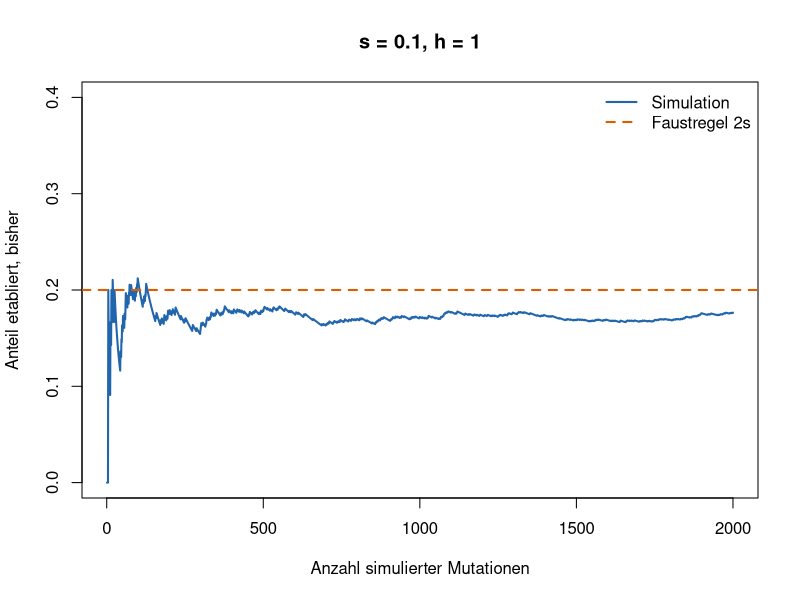
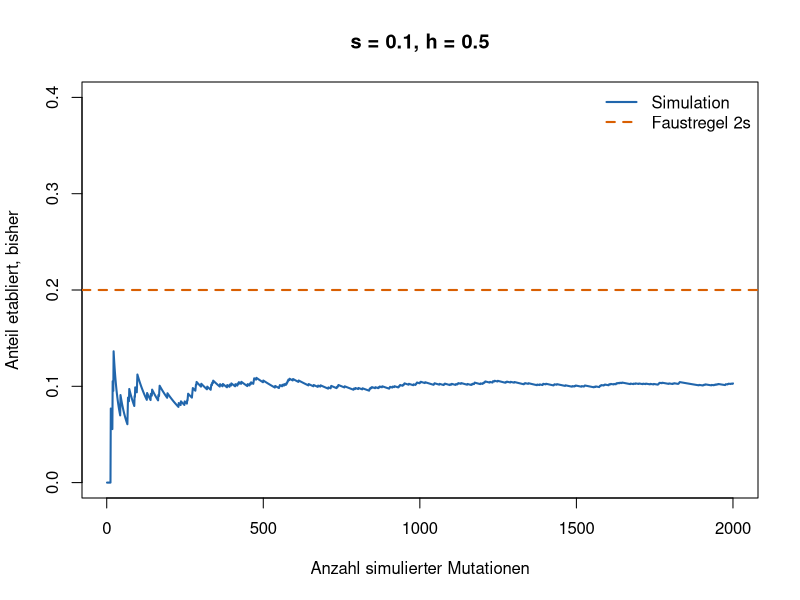
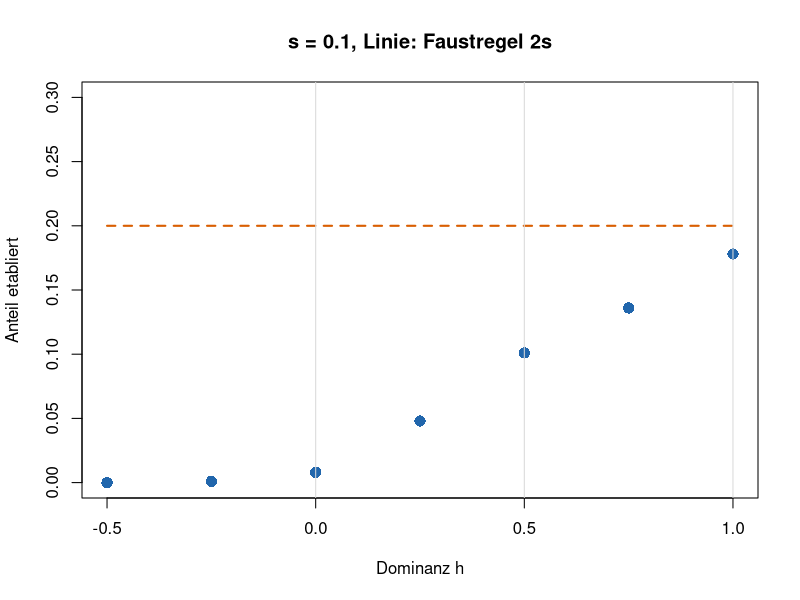

Write the R code that produced these figures, in order.
# Woche 11 - Checkpoint C (nur R, base R)
# Heterozygote und Homozygote: Welches s zaehlt fuer eine neue Mutation?
# In RStudio: Working Directory = weeks/week-11, dann Zeile fuer Zeile ausfuehren.
# Kein Programmieren: nur ausfuehren und Zahlen aendern.

# Eine neue Mutation beginnt mit einer Kopie. In Woche 10 hat sie sich etwa mit Wahrscheinlichkeit 2s etabliert. Dort haben wir aber so getan, als haette jedes Individuum nur eine Kopie des Gens. Wir sind diploid: Jedes Individuum hat zwei Kopien, wie in den Wochen 5 und 6.
#
# Das Modell. Drei Genotypen, jeder mit seiner Fitness (mittlere Zahl Nachkommen):
#
# | Genotyp | AA | Aa | aa |
# |---|---|---|---|
# | Fitness | 1 | 1 + h s | 1 + s |
#
# - s: Vorteil des Homozygoten aa. Heute immer s = 0.1.
# - h: Dominanz. Sie sagt, wie viel vom Vorteil schon der Heterozygot Aa hat.
#   - h = 1: dominant, Aa ist so gut wie aa,
#   - h = 0.5: kodominant, Aa liegt in der Mitte,
#   - h = 0: rezessiv, Aa ist so gut wie AA,
#   - h < 0: unterdominant, Aa ist schlechter als beide Homozygoten (Woche 6).
#
# Solange die Mutation selten ist, paart sich jeder Traeger mit einem AA. Jede Kopie sitzt also in einem Heterozygoten und hat im Mittel 1 + h s Nachkommen-Kopien. Simuliert wird wie in Woche 10: Jede Kopie hat 0 oder 2 Nachkommen.
#
# Die Abbildungen.
#
# - Teile 1 und 2: x-Achse Anzahl simulierter Mutationen, y-Achse Anteil etabliert bisher. Blau: Simulation, orange gestrichelt: die Faustregel 2s aus Woche 10.
# - Teil 3: x-Achse Dominanz h, y-Achse Anteil etabliert. Blaue Punkte: Simulation, orange Linie: eine Faustregel.
#
# Auftrag
#
# 1. Simulieren Sie eine dominante Mutation und vergleichen Sie mit 2s.
# 2. Aendern Sie nur h: kodominant, rezessiv, unterdominant.
# 3. Zeigen Sie alle Werte von h in einer Abbildung: Welche Faustregel passt?
#
# Am Schluss steht eine Frage. Diese beantworten Sie der Assistenz in 1-2 Minuten mit einer Abbildung.
#
# ===========================================================================
# 0 · Funktionen
# ===========================================================================
#
# Einfach ausfuehren.
#
# Eine neue Mutation: jede Kopie sitzt in einem Heterozygoten Aa
# und hat 0 oder 2 Nachkommen, im Mittel 1 + h * s (Woche 10).
# 1 = etabliert (100 Kopien erreicht), 0 = verloren
eine_linie <- function(s, h) {
  n <- 1
  while (n > 0 && n < 100) {
    n <- 2 * rbinom(1, n, (1 + h * s) / 2)
  }
  as.numeric(n >= 100)
}

# Anteil etabliert nach 1, 2, 3, ... Laeufen, dazu die Faustregel 2s
zeige_anteil <- function(ergebnisse, s, h) {
  laeufe <- seq_along(ergebnisse)
  plot(laeufe, cumsum(ergebnisse) / laeufe, type = "l", lwd = 2, col = "#2166ac",
       ylim = c(0, 0.4), xlab = "Anzahl simulierter Mutationen",
       ylab = "Anteil etabliert, bisher", main = paste0("s = ", s, ", h = ", h))
  abline(h = 2 * s, lty = 2, lwd = 2, col = "#d95f02")
  legend("topright", c("Simulation", "Faustregel 2s"), col = c("#2166ac", "#d95f02"),
         lty = c(1, 2), lwd = 2, bty = "n")
}

# Alle h auf einen Blick: Simulation (Punkte) und eine Faustregel (Linie)
zeige_h <- function(s = 0.1, regel = "2s", wiederholungen = 1000) {
  h_werte <- c(-0.5, -0.25, 0, 0.25, 0.5, 0.75, 1)
  anteil <- sapply(h_werte, function(h) mean(replicate(wiederholungen, eine_linie(s, h))))
  plot(h_werte, anteil, pch = 16, cex = 1.5, col = "#2166ac", ylim = c(0, 0.3),
       xlab = "Dominanz h", ylab = "Anteil etabliert",
       main = paste0("s = ", s, ", Linie: Faustregel ", regel))
  h_fein <- seq(-0.5, 1, length.out = 100)
  if (regel == "2s") linie <- rep(2 * s, 100) else linie <- pmax(0, 2 * h_fein * s)
  lines(h_fein, linie, lwd = 2, lty = 2, col = "#d95f02")
  abline(v = c(0, 0.5, 1), col = "grey85")
  invisible(data.frame(h = h_werte, anteil = anteil))
}

#
# ===========================================================================
# 1 · Eine dominante Mutation
# ===========================================================================
#
# h = 1: Der Heterozygot hat den vollen Vorteil. 2000 neue Mutationen, jede startet mit einer Kopie.
#
s <- 0.1
h <- 1                                       # Dominanz
ergebnisse <- replicate(2000, eine_linie(s, h))
mean(ergebnisse)                             # Anteil etabliert
2 * s                                        # Faustregel aus Woche 10
zeige_anteil(ergebnisse, s, h)

#
# Das ist Woche 10: Der Anteil liegt bei etwa 2s.
#
# ===========================================================================
# 2 · Nur h aendern
# ===========================================================================
#
# Jetzt bleibt der Vorteil des Homozygoten gleich (s = 0.1). Nur die Dominanz aendert sich.
#
# Anweisung: Setzen Sie h <- 0.5 und fuehren Sie den Block aus. Dann h <- 0, dann h <- -0.5. Notieren Sie jedes Mal den Anteil etabliert.
#
h <- 0.5                                     # hier h aendern: 0.5, dann 0, dann -0.5
ergebnisse <- replicate(2000, eine_linie(s, h))
mean(ergebnisse)
zeige_anteil(ergebnisse, s, h)

#
# ===========================================================================
# 3 · Alle h auf einen Blick
# ===========================================================================
#
# zeige_h simuliert fuer sieben Werte von h je 1000 Mutationen und zeichnet eine Faustregel dazu. Das dauert ein paar Sekunden.
#
# Anweisung: Fuehren Sie den Block aus. Passt die Linie 2s? Ersetzen Sie dann "2s" durch "2hs" und fuehren Sie ihn noch einmal aus.
#
set.seed(1)
zeige_h(s = 0.1, regel = "2s")               # hier "2s" durch "2hs" ersetzen

#
# ===========================================================================
# 4 · Die Frage
# ===========================================================================
#
# Welches s zaehlt?
#
# a) Ihre Werte (s = 0.1):
#
# | h | Fall | Anteil etabliert | 2s | 2hs |
# |---|---|---|---|---|
# | 1 | dominant |  | 0.2 |  |
# | 0.5 | kodominant |  | 0.2 |  |
# | 0 | rezessiv |  | 0.2 |  |
# | -0.5 | unterdominant |  | 0.2 |  |
#
# b) Welche Faustregel passt, 2s oder 2hs?
#
# c) Biologisch: Warum zaehlt fuer eine neue Mutation der Vorteil im Heterozygoten? Tipp: Wie viele aa-Individuen gibt es, solange es nur eine oder wenige Kopien gibt? Was heisst das fuer eine rezessive Mutation, die im Homozygoten sehr vorteilhaft waere?
#
